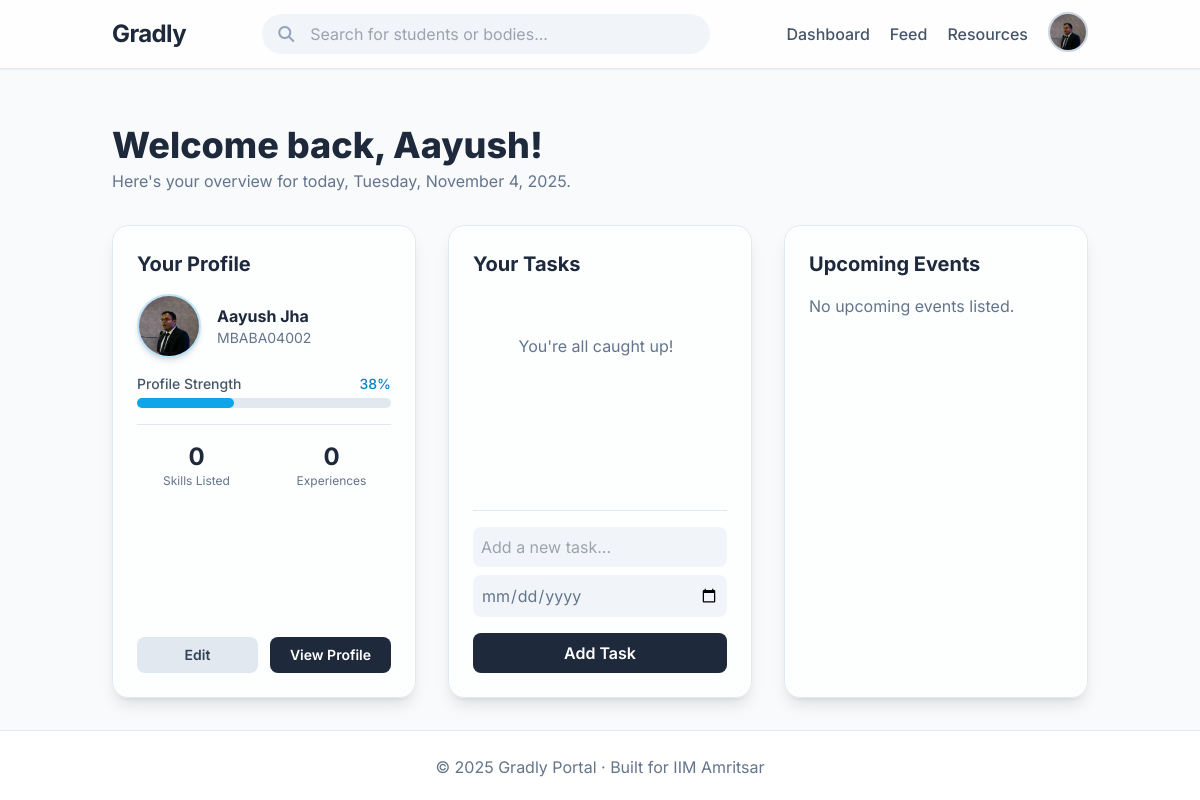
The page /dashboard (signed in) on the database its author committed.
### models.py (models this page shows, shortened)
class User(db.Model, UserMixin):
    id = db.Column(db.String(15), primary_key=True)
    name = db.Column(db.String(100), nullable=False)
    email = db.Column(db.String(120), unique=True, nullable=False)
    password = db.Column(db.String(200), nullable=False)
    cgpa = db.Column(db.Float, nullable=True)
    resume = db.Column(db.String(200), nullable=True)
    phone = db.Column(db.String(20), nullable=True)
    profile_pic = db.Column(db.String(200), nullable=True)
    linkedin_url = db.Column(db.String(300), nullable=True)
    dob = db.Column(db.Date, nullable=True)
    is_admin = db.Column(db.Boolean, default=False)
    show_email = db.Column(db.Boolean, default=True)
    show_phone = db.Column(db.Boolean, default=True)
    show_cgpa = db.Column(db.Boolean, default=True)
    work_experiences = db.relationship('WorkExperience', backref='user', lazy=True)
    internships = db.relationship('Internship', backref='user', lazy=True)
    certifications = db.relationship('Certification', backref='user', lazy=True)
    skills = db.relationship('Skill', backref='user', lazy=True)
    hobbies = db.relationship('Hobby', backref='user', lazy=True)
    comments = db.relationship("PostComment", backref="author", lazy=True, cascade="all, delete-orphan")
    votes = db.relationship("PostVote", backref="voter", lazy=True, cascade="all, delete-orphan")
    @property
    def user_type(self):
        return "student"

### routes/dashboard.py (the view, shortened to what this page needs)
@dashboard_bp.route('/dashboard', methods=['GET', 'POST'])
@login_required
def dashboard():
    tasks = Task.query.filter_by(user_id=current_user.id).order_by(Task.due_date).all()
    body_events = BodyEvent.query.order_by(BodyEvent.date.asc()).limit(5).all()
    form = TaskForm()
    return render_template(
        "dashboard.html",
        tasks=tasks,
        events=body_events,   # ✅ pass body events here
        form=form
    )

### forms.py
class TaskForm(FlaskForm):
    title = StringField('Task Title', validators=[DataRequired()])
    due_date = DateField('Deadline', format='%Y-%m-%d', validators=[DataRequired()])
    submit = SubmitField('Add Task')

### app.py (called while the page is built)
@login_manager.user_loader
def load_user(user_id):
    if user_id.startswith("U_"):
        roll = user_id.split("_", 1)[1]   # keep string as-is
        return User.query.get(roll)
    elif user_id.startswith("B_"):
        body_id = user_id.split("_", 1)[1]
        return StudentBody.query.get(int(body_id))
    return None

@app.before_request
def create_tables():
    db.create_all()

### templates/dashboard.html (shortened to what this page needs)
{% extends "base.html" %}
{% block content %}
<div class="mb-8">
    <h1 class="text-4xl font-extrabold text-slate-800">Welcome back, {{ current_user.name.split(' ')[0] }}!</h1>
    <p id="current-date" class="text-slate-500 mt-1">Here's your overview for today.</p>
</div>
<div class="grid md:grid-cols-3 gap-8">
    <div class="flex flex-col bg-white/70 backdrop-blur-lg p-6 rounded-2xl shadow-lg border border-slate-200">
        <h2 class="text-xl font-bold text-slate-800 mb-4">Your Profile</h2>
        <div class="flex items-center space-x-4 mb-4">
            <div class="w-16 h-16 rounded-full overflow-hidden border-2 border-sky-200 shadow-md bg-slate-200">
                {% if current_user.profile_pic %}
                <img src="{{ url_for('static', filename=current_user.profile_pic) }}" alt="Profile Picture"
                    class="w-full h-full object-cover">
                {% else %}
                <img src="{{ url_for('static', filename='default-profile.png') }}" alt="Default Picture"
                    class="w-full h-full object-cover">
                {% endif %}
            </div>
            <div>
                <p class="font-bold text-slate-800">{{ current_user.name }}</p>
                <p class="text-sm text-slate-500">{{ current_user.id }}</p>
            </div>
        </div>
        {% set total_items = 8 %}
        {% set completed_items = 0 %}
        {% if current_user.profile_pic %}{% set completed_items = completed_items + 1 %}{% endif %}
        {% if current_user.resume %}{% set completed_items = completed_items + 1 %}{% endif %}
        {% if current_user.phone %}{% set completed_items = completed_items + 1 %}{% endif %}
        {% if current_user.cgpa %}{% set completed_items = completed_items + 1 %}{% endif %}
        {% if current_user.work_experiences|length > 0 %}{% set completed_items = completed_items + 1 %}{% endif %}
        {% if current_user.internships|length > 0 %}{% set completed_items = completed_items + 1 %}{% endif %}
        {% if current_user.skills|length > 0 %}{% set completed_items = completed_items + 1 %}{% endif %}
        {% if current_user.certifications|length > 0 %}{% set completed_items = completed_items + 1 %}{% endif %}
        {% set percentage = (completed_items / total_items * 100)|round|int %}
        <div class="mb-4">
            <div class="flex justify-between mb-1">
                <span class="text-sm font-medium text-slate-600">Profile Strength</span>
                <span class="text-sm font-medium text-sky-600">{{ percentage }}%</span>
            </div>
            <div class="w-full bg-slate-200 rounded-full h-2.5">
                <div class="bg-sky-500 h-2.5 rounded-full transition-all duration-500" style="width: {{percentage}}%">
                </div>
            </div>
        </div>
        <div class="grid grid-cols-2 gap-4 text-center border-t border-slate-200 pt-4 mb-4">
            <div>
                <p class="text-2xl font-bold text-slate-800">{{ current_user.skills|length }}</p>
                <p class="text-xs text-slate-500">Skills Listed</p>
            </div>
            <div>
                <p class="text-2xl font-bold text-slate-800">{{ (current_user.work_experiences|length) +
                    (current_user.internships|length) }}</p>
                <p class="text-xs text-slate-500">Experiences</p>
            </div>
        </div>
        <div class="mt-auto flex gap-3">
            <a href="{{ url_for('profile.edit_profile') }}"
                class="w-1/2 text-center bg-slate-200 text-slate-700 px-4 py-2 rounded-lg font-semibold hover:bg-slate-300 transition-all text-sm">
                Edit
            </a>
            <a href="{{ url_for('profile.view_profile', user_id=current_user.id) }}"
                class="w-1/2 text-center bg-slate-800 text-white px-4 py-2 rounded-lg font-semibold hover:bg-sky-500 transition-all text-sm">
                View Profile
            </a>
        </div>
    </div>
    <div class="bg-white/70 backdrop-blur-lg p-6 rounded-2xl shadow-lg border border-slate-200">
        <h2 class="text-xl font-bold text-slate-800 mb-4">Your Tasks</h2>
        <ul class="space-y-3 mb-6 h-48 overflow-y-auto pr-2">
            {% for task in tasks %}
            <li class="flex justify-between items-center bg-slate-50/80 p-3 rounded-lg">
                <div class="flex items-center space-x-3">
                    <form method="POST" action="{{ url_for('tasks.toggle_task', task_id=task.id) }}">
                        <button type="submit"
                            class="w-6 h-6 rounded-full border-2 border-slate-300 flex items-center justify-center transition-all duration-200
                                {% if task.is_done %}bg-green-500 border-green-500{% else %}hover:border-sky-400{% endif %}">
                            {% if task.is_done %}
                            <i class="fa fa-check text-white text-xs"></i>
                            {% endif %}
                        </button>
                    </form>
                    <div class="{% if task.is_done %}line-through text-slate-400{% else %}text-slate-700{% endif %}">
                        <p class="font-medium">{{ task.title }}</p>
                        <small class="text-xs {% if task.is_done %}text-slate-400{% else %}text-slate-500{% endif %}">
                            Due: {{ task.due_date.strftime('%d %b %Y') if task.due_date else 'No deadline' }}
                        </small>
                    </div>
                </div>
                <div class="flex space-x-1 opacity-0 hover:opacity-100 transition-opacity">
                    <a href="{{ url_for('tasks.edit_task', task_id=task.id) }}"
                        class="h-7 w-7 flex items-center justify-center rounded-full text-slate-500 hover:bg-yellow-100 hover:text-yellow-600">
                        <i class="fa fa-pen text-xs"></i>
                    </a>
                    <form method="POST" action="{{ url_for('tasks.delete_task', task_id=task.id) }}">
                        <button type="submit"
                            class="h-7 w-7 flex items-center justify-center rounded-full text-slate-500 hover:bg-red-100 hover:text-red-600">
                            <i class="fa fa-trash text-xs"></i>
                        </button>
                    </form>
                </div>
            </li>
            {% else %}
            <p class="text-slate-500 text-center py-10">You're all caught up!</p>
            {% endfor %}
        </ul>
        <form method="POST" class="mt-4 border-t border-slate-200 pt-4">
            {{ form.title(class="w-full p-2 bg-slate-100 border-transparent rounded-lg mb-2 focus:ring-2
            focus:ring-sky-500 transition", placeholder="Add a new task...") }}
            {{ form.due_date(class="w-full p-2 bg-slate-100 border-transparent rounded-lg mb-2 focus:ring-2
            focus:ring-sky-500 transition text-slate-500", type="date") }}
            {{ form.submit(class="mt-2 w-full bg-slate-800 text-white font-semibold py-2 rounded-lg hover:bg-sky-500
            transition-all duration-300") }}
        </form>
    </div>
<div class="bg-white/70 backdrop-blur-lg p-6 rounded-2xl shadow-lg border border-slate-200">
    <h2 class="text-xl font-bold text-slate-800 mb-4">Upcoming Events</h2>
    <ul class="space-y-3">
        {% for event in events %}
        <li class="bg-slate-50/80 p-3 rounded-lg flex items-center space-x-4">
            <div
                class="flex-shrink-0 bg-sky-100 text-sky-600 h-10 w-10 rounded-lg flex flex-col items-center justify-center font-bold">
                <span class="text-xs -mb-1">{{ event.date.strftime('%b') }}</span>
                <span class="text-lg">{{ event.date.strftime('%d') }}</span>
            </div>
            <div>
                <p class="font-semibold text-slate-700">{{ event.title }}</p>
                <small class="text-slate-500">{{ event.date.strftime('%A, %d %B %Y') }}</small>
                <br>
                <small class="text-slate-400 italic">Hosted by {{ event.body.name }}</small>
            </div>
        </li>
        {% else %}
        <p class="text-slate-500">No upcoming events listed.</p>
        {% endfor %}
    </ul>
</div>
</div>
{% endblock %}

### templates/base.html (shortened to what this page needs)
<!DOCTYPE html>
<html lang="en" class="scroll-smooth">
<head>
    <script src="https://cdn.tailwindcss.com"></script>
    <link rel="stylesheet" href="https://cdnjs.cloudflare.com/ajax/libs/font-awesome/6.5.2/css/all.min.css"
 />
</head>
<body class="bg-slate-50 text-slate-800 flex flex-col min-h-screen">
    <nav class="sticky top-0 z-50 bg-white/80 backdrop-blur-lg shadow-sm border-b border-slate-200">
        <div class="container mx-auto px-6 py-3 flex justify-between items-center">
            <a href="{% if current_user.is_authenticated and current_user.user_type == 'body' %}
                     {{ url_for('studentbody.body_home', body_id=current_user.id) }}
                  {% else %}
                     {{ url_for('home') }}
                  {% endif %}" class="text-2xl font-bold text-slate-800 tracking-tight">
                Gradly
            </a>
            {% if current_user.is_authenticated %}
            <div class="relative w-full max-w-md hidden md:block">
                <i class="fa fa-search absolute left-4 top-1/2 -translate-y-1/2 text-slate-400"></i>
                <input id="search-bar" type="text" placeholder="Search for students or bodies..."
                    class="w-full pl-12 pr-4 py-2 rounded-full bg-slate-100 border-transparent focus:outline-none focus:ring-2 focus:ring-sky-500 transition-all">
            </div>
            {% endif %}
            <div class="flex items-center space-x-5">
                {% if current_user.is_authenticated %}
                {% if current_user.user_type == "student" %}
                <a href="{{ url_for('dashboard.dashboard') }}"
                    class="text-slate-600 hover:text-sky-500 font-medium transition-colors">Dashboard</a>
                {% elif current_user.user_type == "body" %}
                <a href="{{ url_for('studentbody.body_dashboard', body_id=current_user.id) }}"
                    class="text-slate-600 hover:text-pink-500 font-medium transition-colors">Dashboard</a>
                {% endif %}
                <a href="{{ url_for('posts.feed') }}"
                    class="text-slate-600 hover:text-emerald-500 font-medium transition-colors">Feed</a>
                <a href="{{ url_for('resources.resources') }}"
                    class="text-slate-600 hover:text-sky-500 font-medium transition-colors">Resources</a>
                <div class="relative" x-data="{ open: false }">
                    <button @click="open = !open"
                        class="w-10 h-10 rounded-full overflow-hidden border-2 border-slate-300 focus:outline-none">
                        {% if current_user.profile_pic %}
                        <img src="{{ url_for('static', filename=current_user.profile_pic) }}" alt="Profile Picture"
                            class="w-full h-full object-cover">
                        {% else %}
                        <img src="{{ url_for('static', filename='default-profile.png') }}" alt="Default Picture"
                            class="w-full h-full object-cover">
                        {% endif %}
                    </button>
                </div>
                {% else %}
                <a href="{{ url_for('auth.login') }}"
                    class="text-slate-600 hover:text-sky-500 font-medium transition-colors">Login</a>
                <a href="{{ url_for('auth.register') }}"
                    class="bg-sky-500 text-white px-4 py-2 rounded-full text-sm font-semibold hover:bg-sky-600 transition-all duration-300">Register</a>
                {% endif %}
            </div>
        </div>
    </nav>
    <main class="container mx-auto px-6 py-8 flex-grow">
        <div class="content-fade-in">
            {% block content %}{% endblock %}
        </div>
    </main>
    <footer class="bg-white border-t border-slate-200 text-center py-6 mt-auto">
        <p class="text-slate-500">&copy; 2025 Gradly Portal · Built for IIM Amritsar</p>
    </footer>
</body>
</html>

### templates/base.html (style rules this page uses)
body { font-family: 'Inter', sans-serif; }
.content-fade-in { animation: fadeIn 0.6s ease-in-out forwards; }

### rows shown on the page
User: profile_pic (picture), name "Aayush", name "Aayush Jha", id "MBABA04002"

### other values the page prints
{{ percentage }} "38"
{{ current_user.skills|length }} "0"
